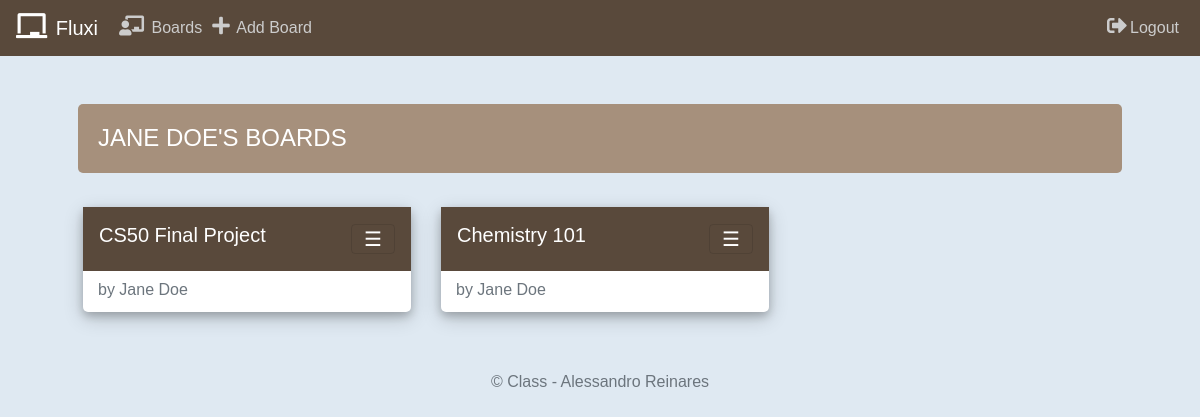
Page /user (signed in) on the committed database.
### tables this page shows
CREATE TABLE 'users' ('id' integer PRIMARY KEY AUTOINCREMENT NOT NULL, 'name' varchar(255), 'surname' varchar(255), 'username' varchar(255), 'hash' text);

CREATE TABLE "boards" ('id' integer PRIMARY KEY AUTOINCREMENT NOT NULL, 'user_id' integer, 'name' varchar(255));

### app.py (the view)
@app.route("/user")
@login_required
def user():
    users = db.execute("SELECT * FROM users WHERE id = :user_id", user_id=session["user_id"])
    boards = db.execute("SELECT * FROM boards WHERE user_id = :user_id", user_id=session["user_id"])
    user = users[0]
    return render_template("user.html", user=user, boards=boards)

### app.py (called while the page is built)
def login_required(f):
    @wraps(f)
    def decorated_function(*args, **kwargs):
        if session.get("user_id") is None:
            return redirect("/login")
        return f(*args, **kwargs)
    return decorated_function

@app.after_request
def after_request(response):
    response.headers["Cache-Control"] = "no-cache, no-store, must-revalidate"
    response.headers["Expires"] = 0
    response.headers["Pragma"] = "no-cache"
    return response

### templates/user.html (shortened to what this page needs)
{% extends "layout.html" %}
{% block main %}
<h1>{{user['name']}} {{user['surname']}}'s Boards</h1>
<br>
<div class="row">
    {% for board in boards %}
    <div class="col-lg-4">
        <div class="board">
            <nav class="navbar navbar-light">
                <h3 class="navbar-brand">{{ board['name'] }}</h3>
                <button class="navbar-toggler" type="button" data-toggle="collapse"
                    data-target="#board_{{ board['id'] }}" aria-controls="board_{{ board['id'] }}" aria-expanded="false"
                    aria-label="Toggle navigation">
                    <span class="toggler">&#9776;</span>
                </button>
            </nav>
            <div class="board-text">
                <h6 class="card-subtitle mb-2 text-muted">by {{ user["name"] }} {{ user["surname"] }}</h6>
            </div>
        </div>
    </div>
    {% endfor %}
</div>
{% endblock %}

### static/styles.css (style rules this page uses)
body { font-family: 'Helvetica', 'Arial', sans-serif; width: 100vw; background: #DFE9F2; }
h1 { background: #a6907c; color: #ffffff; margin: 0; padding: 20px; text-transform: uppercase; font-size: 24px; font-weight: normal; border-radius: 5px!important; }
.board { width: 100%; margin: 10px 5px; background: #ffffff; color: #666666; border-radius: 5px!important; box-shadow: 0 4px 8px 0 rgba(0, 0, 0, 0.2), 0 6px 20px 0 rgba(0, 0, 0, 0.19); }
.navbar-brand { color:#ffffff!important; overflow: hidden; }
.board-text { padding: 15px 15px 5px 15px; }
.navbar-toggler { color: #ffffff!important; }
.navbar { background: #59493b; }
.row { display: -ms-flexbox; display: flex; -ms-flex-wrap: wrap; flex-wrap: wrap; margin-right: -15px; margin-left: -15px; }

### rows in the picture
users: name "JANE", surname "DOE", name "Jane", surname "Doe"
boards: name "CS50 Final Project"
boards: name "Chemistry 101"
